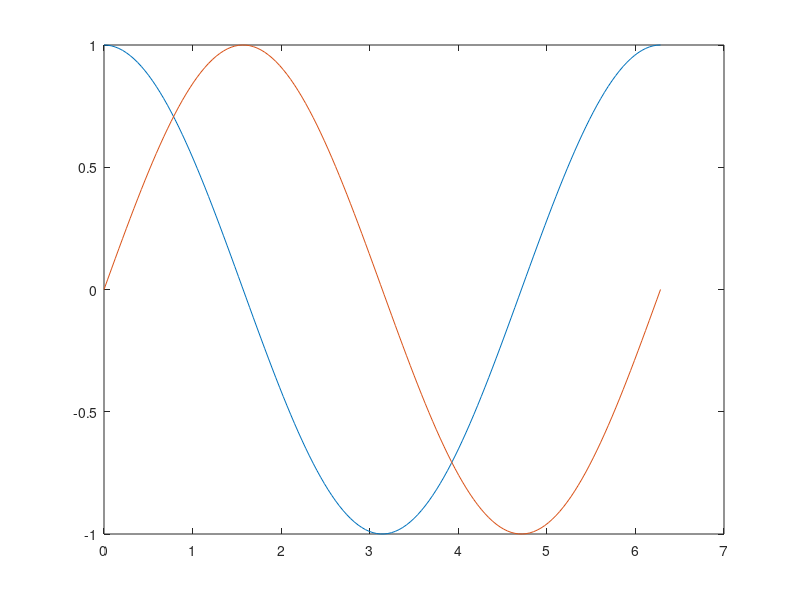

MATLAB code for this plot:
%% Aula Prática 2
%% Plot com matlab
% Plotando em duas dimensões
% a)plot a função $y\left(x\right)=x^2 ,-2\le x\le 2$

clear all; close all
clc
x =-2:2
length(x)
% o x e um vetor então todos elemento do x vão ser ao quadrado 
y = x.^2
length(y)
plot(x,y)
%% 
% b)Aumente o número de ponto de variavel independente x, considerando passando 
% de 0 a 1 e refaça o item anterior

% o 0.1 é o incremento 
x = -2:0.1:2
y = x.^2
length(y)
plot(x,y)
plot(y)
%% 
% *Comando LInspace e Logspace*

x=0:0.25:1
% criar um vetor com cinco pontos espaçados.No linspace voce coloca o
% numero de elementos de 1 a 5
x = linspace(0,1,5)
% espaçamento em logaritimo
logspace(0,1,5)
%% 
% *Plotando várias funções em uma figura*
% 
% c)Plote as seguintes funções da mesma figura $y\left(x\right)=x^2 \cos \left(x\right)\ldotp 
% g\left(x\right)=\textrm{xcos}\left(x\right),f\left(x\right)\;=2^x \textrm{sen}\left(x\right),0\le 
% x\le 2\pi$considerando 100 pontos.

x = linspace(0,2*pi,100);
y = (x.^2).*cos(x);
g = x.*cos(x);
f= (2.^x).*sin(x);
% tem sempre que colocar abscisa e ordenada
plot(x,y,x,g,x,f)
%% 
% *Configurando opções de plot*
% 
% d)plote as funções $y_1 \left(x\right)=\textrm{asin}\left(x\right)\;e\;y_2 
% \left(x\right)=\textrm{acos}\left(x\right)$ com 15 pontos

x = linspace(-1,1,15);
y1 = asin(x);
y2 =acos(x);
plot(x,y1,'k:p',x,y2,'r--o')
plot(x,y1,"marker","pentagram",'Color',[1 0 0])
plot(x,y1,'Color',[1 0 1],'LineWidth',2,"Marker","diamond","LineStyle","-")
%% 
% *Comando Hold*
% 
% Comando hold serve para aparecer as duas funções na mesma imagem

x = linspace(0,2*pi,150);
plot(x,cos(x))
hold on
plot(x,sin(x))
%% 
% *Formatando uma figura*
% 
% grid-title-xlabel-ylabel